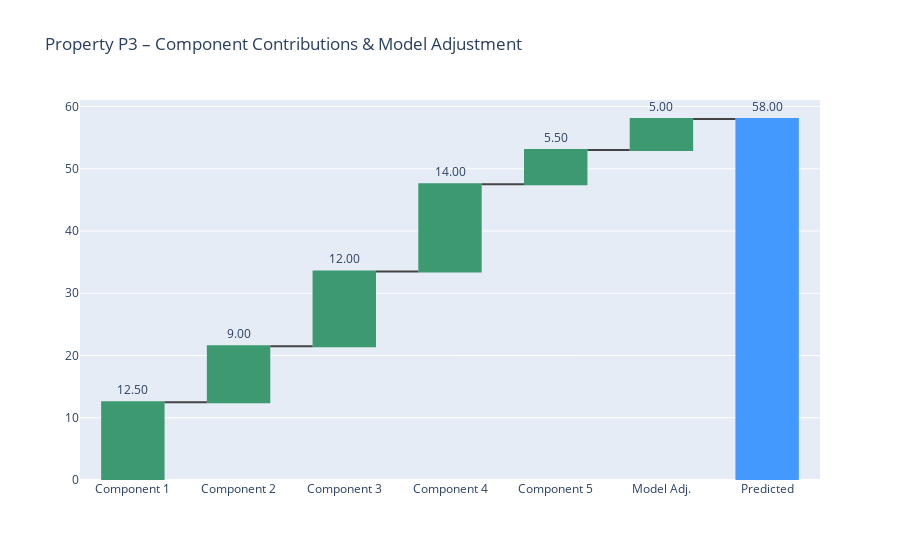

Write notebook code for a chart like this one.
### Code cell
import plotly.graph_objects as go
import numpy as np

# Example dummy data
components = [f"Component {i}" for i in range(1, 6)]
fractions = np.array([0.25, 0.15, 0.3, 0.2, 0.1])  # fraction sum = 1
component_properties = np.array([50, 60, 40, 70, 55])  # property P3 values for each component
predicted_value = 58
linear_mix_expected = np.sum(fractions * component_properties)
model_adjustment = predicted_value - linear_mix_expected

# Prepare waterfall steps
measure = ["relative"] * len(components) + ["relative", "total"]
x_labels = components + ["Model Adj.", "Predicted"]

y_values = list(fractions * component_properties) + [model_adjustment, 0]

fig_waterfall = go.Figure(go.Waterfall(
    name="",
    orientation="v",
    measure=measure,
    x=x_labels,
    y=y_values,
    base=0,
    text=[f"{v:.2f}" for v in list(fractions * component_properties) + [model_adjustment, predicted_value]],
    textposition="outside"
))

fig_waterfall.update_layout(
    title="Property P3 – Component Contributions & Model Adjustment",
    waterfallgap=0.4
)

fig_waterfall.show()

### Figure 1 — Plotly figure (JSON) as saved in the notebook; plotly's stock layout.template omitted (floating-point values rounded to 4 significant figures)
{"data": [{"base": 0, "measure": ["relative", "relative", "relative", "relative", "relative", "relative", "total"], "name": "", "orientation": "v", "text": ["12.50", "9.00", "12.00", "14.00", "5.50", "5.00", "58.00"], "textposition": "outside", "type": "waterfall", "x": ["Component 1", "Component 2", "Component 3", "Component 4", "Component 5", "Model Adj.", "Predicted"], "y": [12.5, 9, 12, 14, 5.5, 5, 0]}], "layout": {"title": {"text": "Property P3 – Component Contributions & Model Adjustment"}, "waterfallgap": 0.4}}
